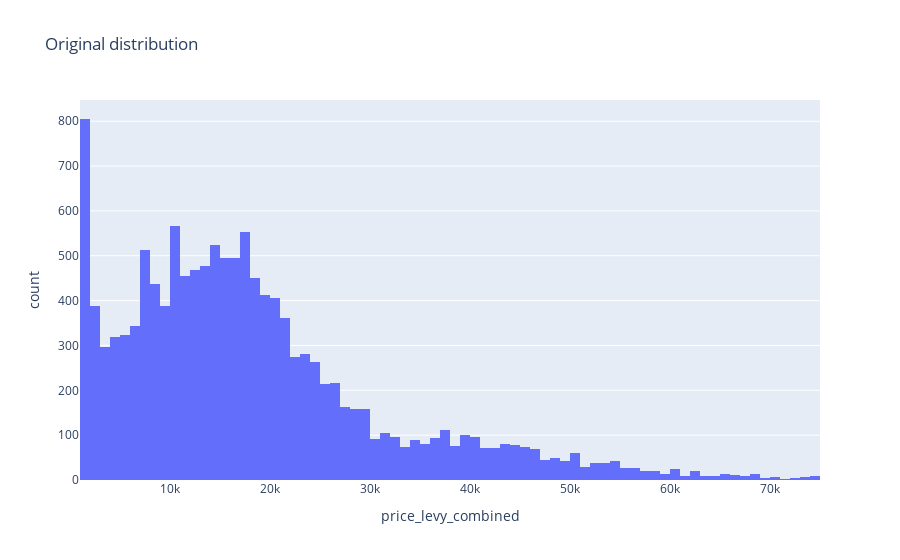

Notebook code cell kept with this figure:
### Code cell
original_distribution_fig = px.histogram(df, x="price_levy_combined", title="Original distribution")
original_distribution_fig.show()

### Figure 1 — Plotly figure (JSON) as saved in the notebook; plotly's stock layout.template omitted (floating-point values rounded to 4 significant figures; data arrays with more than 128 entries replaced by an {"elided": "..."} marker saying what was removed)
{"data": [{"alignmentgroup": "True", "bingroup": "x", "hovertemplate": "price_levy_combined=%{x}<br>count=%{y}<extra></extra>", "legendgroup": "", "marker": {"color": "#636efa", "pattern": {"shape": ""}}, "name": "", "offsetgroup": "", "orientation": "v", "showlegend": false, "type": "histogram", "x": {"elided": "13260 int values"}, "xaxis": "x", "yaxis": "y"}], "layout": {"barmode": "relative", "legend": {"tracegroupgap": 0}, "title": {"text": "Original distribution"}, "xaxis": {"anchor": "y", "domain": [0, 1], "title": {"text": "price_levy_combined"}}, "yaxis": {"anchor": "x", "domain": [0, 1], "title": {"text": "count"}}}}
